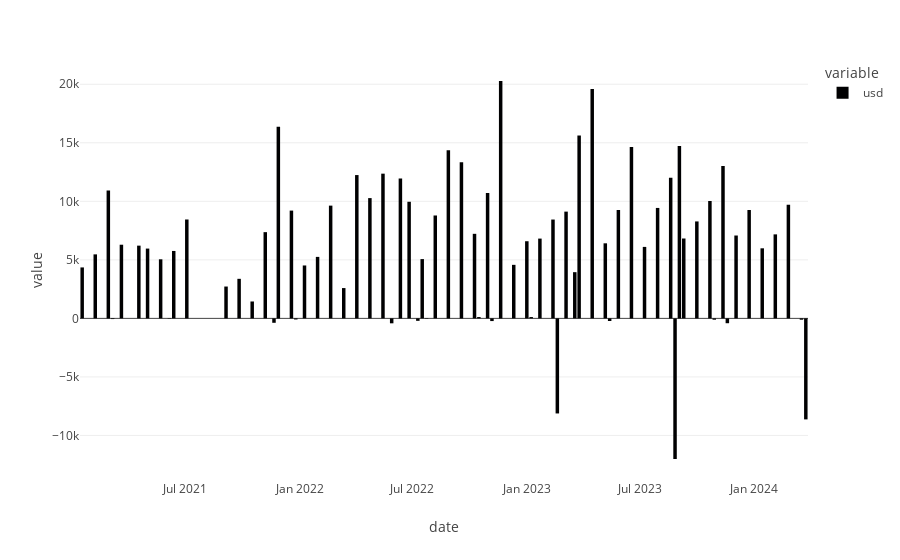

Notebook code for this chart:
### Code cell
level_2.date = pd.to_datetime(level_2.date)

px.bar(level_2[level_2.parent_customer=="Kelli's Gift Shop Supplies"].set_index('date').groupby(pd.Grouper(freq='W'))['usd'].sum())

### Figure 1 — Plotly figure (JSON) as saved in the notebook; plotly's stock layout.template omitted (floating-point values rounded to 4 significant figures; data arrays with more than 128 entries replaced by an {"elided": "..."} marker saying what was removed)
{"data": [{"alignmentgroup": "True", "hovertemplate": "variable=usd<br>date=%{x}<br>value=%{y}<extra></extra>", "legendgroup": "usd", "marker": {"color": "#000001", "pattern": {"shape": ""}}, "name": "usd", "offsetgroup": "usd", "orientation": "v", "showlegend": true, "textposition": "auto", "type": "bar", "x": {"elided": "167 str values"}, "xaxis": "x", "y": {"elided": "167 float values"}, "yaxis": "y"}], "layout": {"barmode": "relative", "legend": {"title": {"text": "variable"}, "tracegroupgap": 0}, "margin": {"t": 60}, "xaxis": {"anchor": "y", "domain": [0, 1], "title": {"text": "date"}}, "yaxis": {"anchor": "x", "domain": [0, 1], "title": {"text": "value"}}}}
